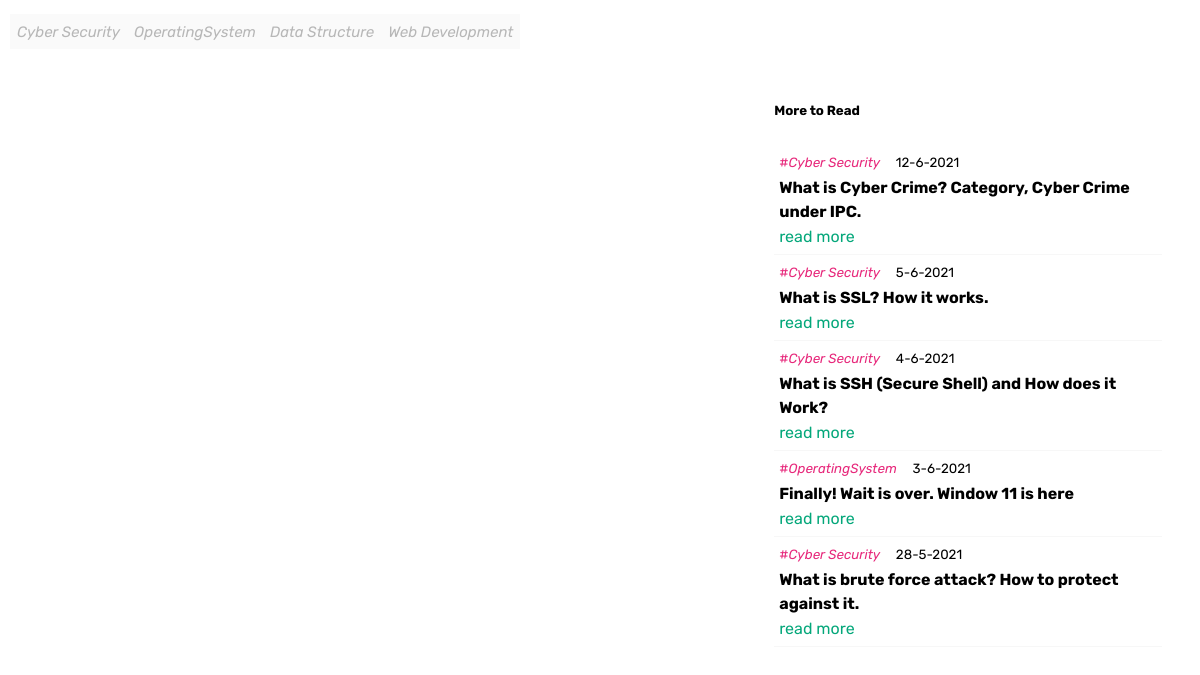
The app's page /category.php with its own data.
### tables this page shows
CREATE TABLE `category` (
  `name` varchar(255) NOT NULL,
  `slug` varchar(255) NOT NULL DEFAULT current_timestamp(),
  `description` varchar(255) DEFAULT NULL,
  `color` varchar(255) NOT NULL DEFAULT '#000000',
  `id` int(255) NOT NULL
);

CREATE TABLE `article` (
  `id` int(255) NOT NULL,
  `title` varchar(255) NOT NULL,
  `content` varchar(60000) NOT NULL,
  `tags` varchar(255) NOT NULL,
  `featuredImage` varchar(255) NOT NULL,
  `url` varchar(255) NOT NULL,
  `author` varchar(255) NOT NULL,
  `category` varchar(255) NOT NULL,
  `location` varchar(255) NOT NULL,
  `Updatetime` varchar(255) NOT NULL,
  `description` varchar(255) NOT NULL,
  `slug` varchar(555) DEFAULT NULL,
  `keyword` varchar(255) DEFAULT NULL,
  `image` varchar(255) NOT NULL,
  `status` tinyint(1) NOT NULL DEFAULT 0
);

### category.php (the view, shortened to what this page needs)
<?php
require('admin/includes/config.php');
$category=$_GET['category'];
$quey=mysqli_query($conn,"SELECT * FROM category where name!='$category'");
 ?>
<!DOCTYPE html>
<html amp lang="en">
  <head>
  </head>
  <body>
    <amp-carousel class="menu" height="50" layout="fixed-height" type="carousel" role="region" aria-label="Basic usage carousel">
 <?php
  while($resul=mysqli_fetch_assoc($quey)){ ?>
  <a href="category.php?category=<?php echo $resul['name'] ?>" class=" menu-topic" style="color: #b7b7b7;"> <i> <?php echo $resul['name'] ?></i></a>
  <?php } ?>
</amp-carousel>
    <br>
      <main>
         <div class="center">
        </div>
        <div class="inline ">
            <h5>More to Read</h5>
            <?php
            $sql=mysqli_query($conn,"SELECT * FROM article where category!='$category' ORDER BY id DESC");
            while($fetch=mysqli_fetch_assoc($sql)){
            ?>
             <div class="top-four">
                  <div>
                    <small class="category" style="color:#E7287B;"
                      >#<i><?php echo $fetch['category'] ?></i></small
                    >&nbsp&nbsp&nbsp
                    <small><?php echo $fetch['Updatetime'] ?></small>
                    <h4
                      style="margin-top:1px; margin-bottom:1px; font-size:16px;"
                    >
                      <?php echo $fetch['title'] ?>
                    </h4>
                    <a href="<?php echo $fetch['url'] ?>" style="color:#04A77A; margin-top:1px;"
                      >read more</a
                    >
                  </div>
                </div>
            <?php } ?>
        </div>
      </main>
  </body>
</html>

### category.php (style rules this page uses)
body { -webkit-animation: -amp-start 8s steps(1, end) 0s 1 normal both; -moz-animation: -amp-start 8s steps(1, end) 0s 1 normal both; -ms-animation: -amp-start 8s steps(1, end) 0s 1 normal both; animation: -amp-start 8s steps(1, end) 0s 1 normal both; }
body { font-family: "Rubik", sans-serif; line-height: 1.5rem; padding: 2px; }
main { width:99%; }
.inline { width: 400px; display: inline-block; float: right; margin: auto; padding: 4px; position: sticky; }
.center { margin:1px 80px; display: inline-block; padding:10px; width:600px; }
.top-four { display: flex; flex-wrap: nowrap; border-bottom: 1px solid #f7f7f7; padding: 5px; margin-right: 12px; }
a { text-decoration: none; color:#000000; }
h2, h4, h5, p { word-break: break-word; overflow: hidden; text-overflow: ellipsis; display: -webkit-box; -webkit-line-clamp: 2; -webkit-box-orient: vertical; }
.menu { margin-right: 1px; padding:8px 2px; background-color: #FAFAFA; -webkit-overflow-scrolling: touch; overflow-y: hidden; overflow-x:auto; max-height: 18px; width: 100%; }
.menu-topic { color:#668EAD; font-size: 15px; margin:1px 5px; width: auto; height:22px; }

### records on screen
category: name "Cyber Security"
category: name "OperatingSystem"
category: name "Data Structure"
category: name "Web Development"
article: category "Cyber Security", Updatetime "12-6-2021", title "What is Cyber Crime? Category, Cyber Crime under IPC."
article: category "Cyber Security", Updatetime "5-6-2021", title "What is SSL? How it works."
article: category "Cyber Security", Updatetime "4-6-2021", title "What is SSH (Secure Shell) and How does it Work?"
article: category "OperatingSystem", Updatetime "3-6-2021", title "Finally! Wait is over. Window 11 is here"
article: category "Cyber Security", Updatetime "28-5-2021", title "What is brute force attack? How to protect against it."
